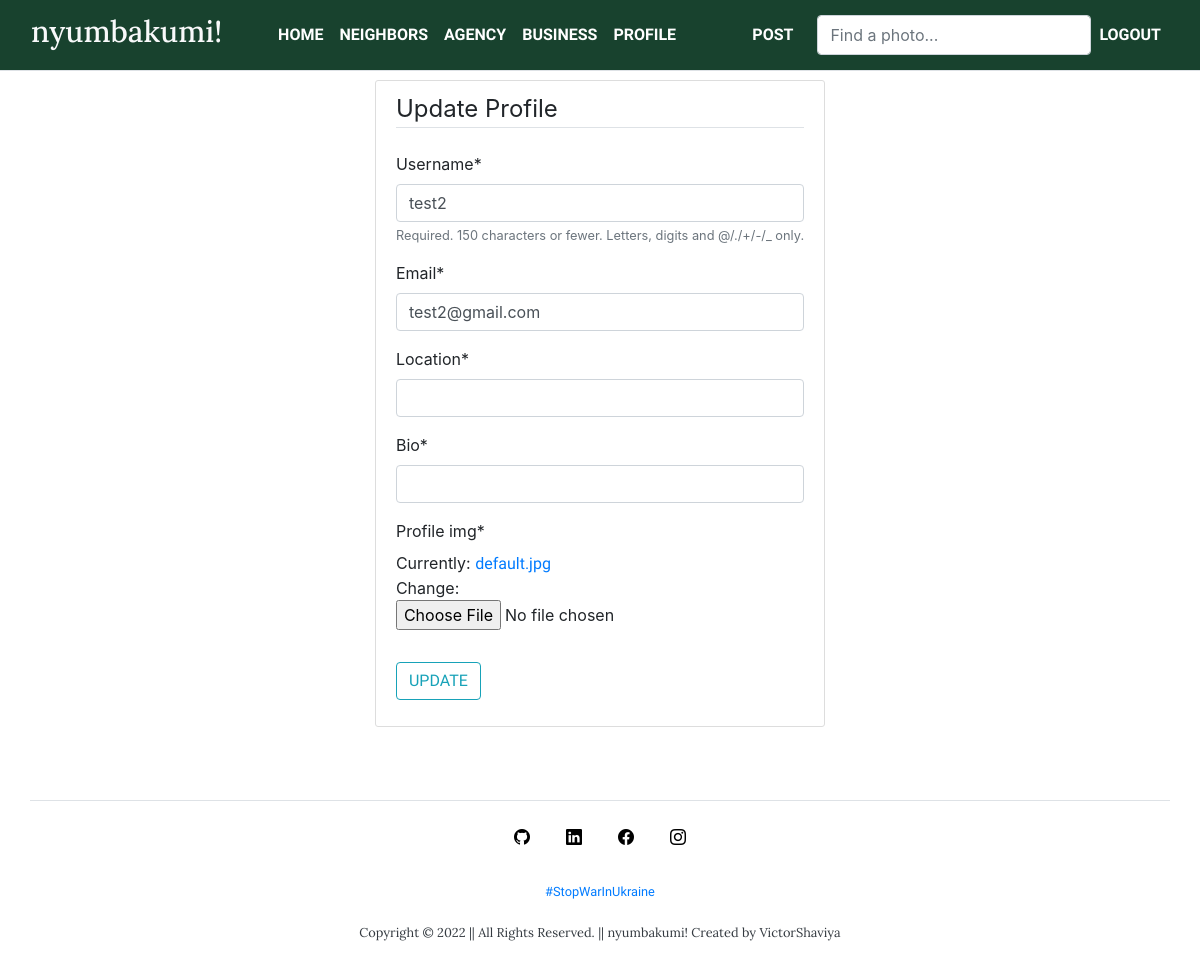
Page /update_profile/ (signed in) on the earlier database version.
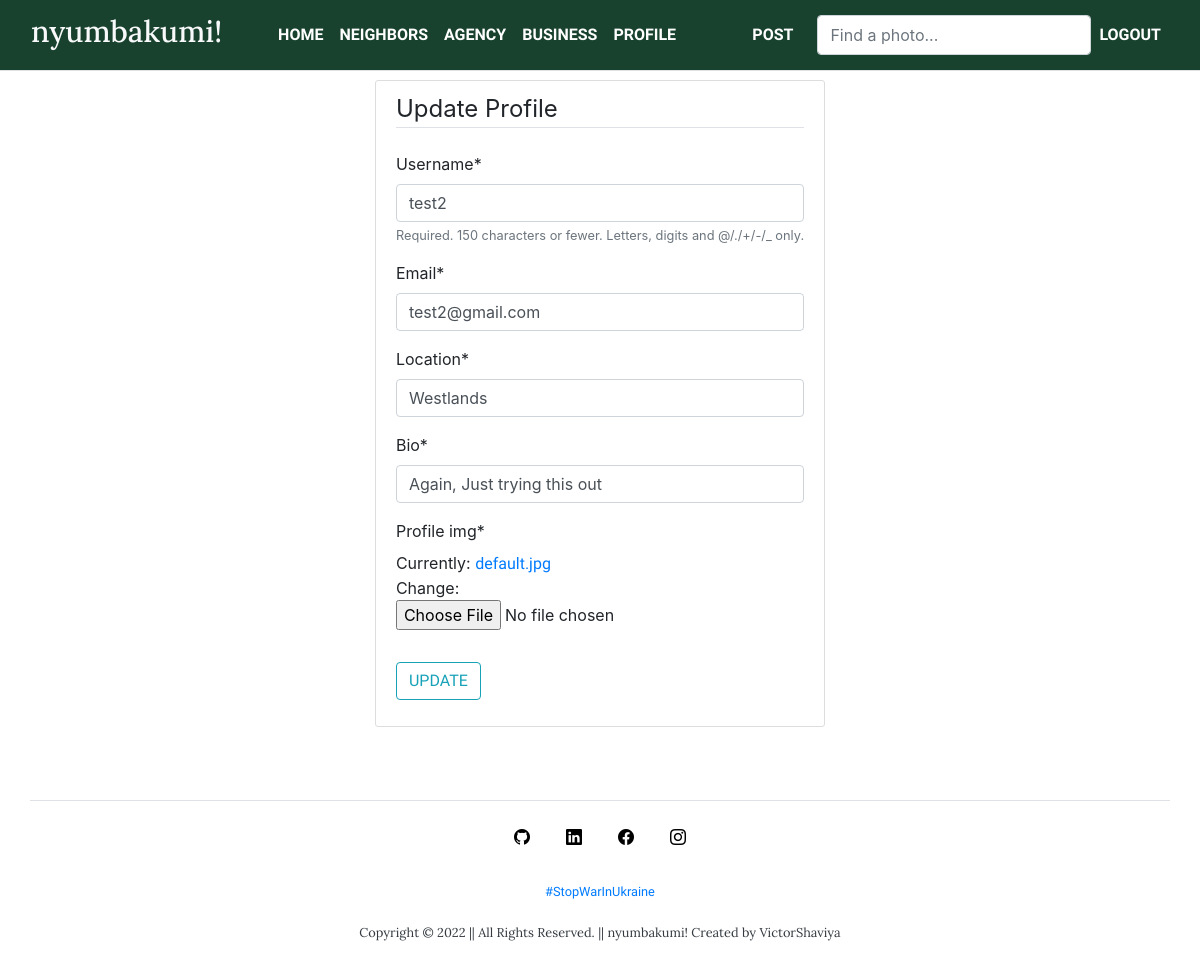
Same page on the later database version.
### users/models.py (models this page shows, shortened)
class Profile(models.Model) :
  user = models.OneToOneField(User, on_delete=models.CASCADE)
  location = models.CharField(max_length=35)
  bio = models.CharField(max_length=150)
  profile_img = models.ImageField(default='default.jpg', upload_to='profile_images/')

### users/views.py (the view)
# urls.py: path('update_profile/', user_views.update_profile, name='update_profile'),
@login_required
def update_profile(request) :
  if request.method == 'POST' :
    u_form = UserUpdateForm(request.POST, instance=request.user)
    p_form = ProfileUpdateForm(request.POST, request.FILES, instance=request.user.profile)
    if u_form.is_valid() and p_form.is_valid() :
      u_form.save()
      p_form.save()
      messages.success(request, f'Account updated successfully.')
      return redirect('profile')
  else :
      u_form = UserUpdateForm(instance=request.user)
      p_form = ProfileUpdateForm(instance=request.user.profile)
  context = {
    'u_form': u_form,
    'p_form': p_form
  }
  return render(request, 'users/update_profile.html', context)

### users/forms.py
class UserUpdateForm(forms.ModelForm) :
  email = forms.EmailField()
  class Meta :
    model = User
    fields = [
      'username',
      'email',
    ]

class ProfileUpdateForm(forms.ModelForm) :
  class Meta :
    model = Profile
    fields = [
      'location',
      'bio',
      'profile_img'
    ]

### users/templates/users/update_profile.html (shortened to what this page needs)
{% extends 'neighbor/base.html' %}
{% load crispy_forms_tags %}
{% block content %}
  <div class="content-section container mt-5">
    <div class="row">
      <div class="col-center-box mx-auto" style="background: #ffffff;
      padding: 10px 20px;
      border: 1px solid #dddddd;
      border-radius: 3px;
      margin-bottom: 20px;">
        <form method="POST" action="" enctype="multipart/form-data">
          <fieldset class="form-group">
            <legend class="border-bottom mb-4">
              Update Profile
            </legend>
            {{ u_form|crispy }}
            {{ p_form|crispy }}
          </fieldset>
          <div class="form-group">
            <button class="btn btn-outline-info" type="submit">
              UPDATE
            </button>
          </div>
        </form>
      </div>
    </div>
  </div>
{% endblock content %}

Differences in the rows shown:
changed Profile: location (not shown) → "Westlands"; bio (not shown) → "Again, Just trying this out"
